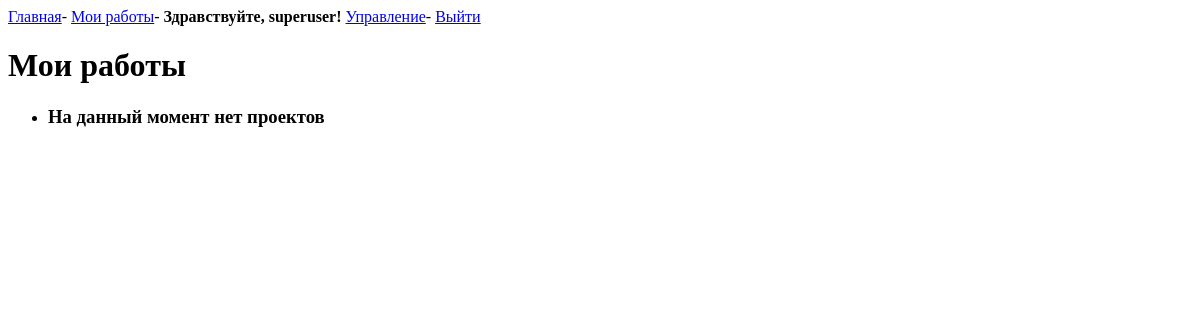
Before: /my_projects (signed in) with the older database file.
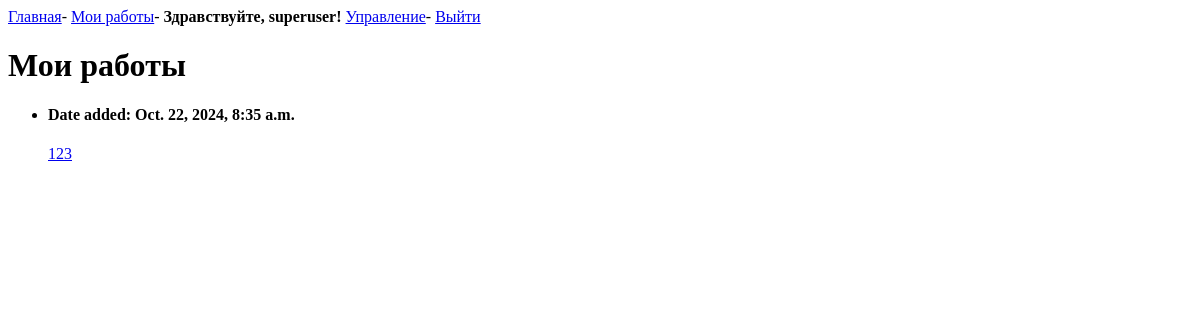
After: the same page with the newer database file.
### main/models.py (models this page shows, shortened)
class Projects(models.Model):
    project_name = models.CharField(max_length=250, verbose_name='Название проекта', blank=True, null=True)
    description = models.TextField(verbose_name='Описание', blank=True, null=True)
    date_added = models.DateTimeField(auto_now=True, verbose_name='Дата добавления')
    price = models.FloatField(verbose_name='Цена', blank=True, null=True)
    project_slug = models.SlugField(max_length=255, unique=True, db_index=True, verbose_name='URL')
    def __str__(self):
        return self.project_name
    class Meta:
        verbose_name = 'Проект'
        verbose_name_plural = 'Проекты'

### main/views.py (the view)
# urls.py: path('my_projects', views.my_projects, name='projects'),
def my_projects(request):
    projects = Projects.objects.order_by('-date_added')
    context = {'projects': projects}
    return render(request, 'main/my_projects.html', context)

### main/templates/main/my_projects.html (shortened to what this page needs)
{% extends 'main/base.html' %}
{% block content %}
    <h1>Мои работы</h1>
    <ul>
        {% for project in projects %}
            <li>
                <h4>Date added: {{project.date_added}}</h4>
                <a href="{% url 'main:project' project.project_slug %}">{{project}}</a>
            </li>
        {% empty %}
            <li>
                <h3>На данный момент нет проектов</h3>
            </li>
        {% endfor %}
    </ul>
{% endblock %}

### main/templates/main/base.html (shortened to what this page needs)
<!doctype html>
<html lang="ru">
    <head>
    </head>
    <body>
        <a href="{% url 'main:index'%}">Главная</a>-
        <a href="{% url 'main:projects'%}">Мои работы</a>-
        {% if user.is_authenticated %}
            <span>
                <strong>Здравствуйте, {{user.username}}!</strong>
            </span>
            {% if user.is_superuser %}
                <a href="{% url 'admin:index' %}">Управление</a>-
            {% endif %}
            <a href="{% url 'users:logout' %}">Выйти</a>
        {% else %}
            <a href="{% url 'users:login' %}">Войти</a>
        {% endif %}
        {% block content %}{% endblock %}
    </body>
</html>

Changed rows visible on the page:
added Projects: date_added "Oct. 22, 2024, 8:35 a.m.", project_name "123"
Other visible differences:
text no longer shown: "На данный момент нет проектов"
